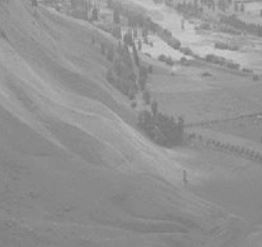
#> input picture 7_Image_Processing/10_Histograms/2_Equilize/vallee.jpg, 262 x 247 px
$ python 2_Manual_Equalization.py
#> lines starting #> are read from the running program, lines starting #| are printed output that depends on the picture
import numpy as np
import cv2 as cv
from matplotlib import pyplot as plt

img = cv.imread('vallee.jpg', 0)
#> img is the input picture: shape (247, 262); min 116, max 204, mean 146.9
hist, bins = np.histogram(img.flatten(), 256, [0, 256])
#> hist = 256 values, max 3811 at index 137, min 0 at index 0, mean 252.8; bins = 257 values from 0 to 256
cdf = hist.cumsum()
#> cdf = 256 values from 0 to 64714
cdf_normalized = cdf * float(hist.max()) / cdf.max()
#> cdf_normalized = 256 values from 0 to 3811
cdf_m = np.ma.masked_equal(cdf,0)
cdf_m = (cdf_m - cdf_m.min())*255/(cdf_m.max()-cdf_m.min())
cdf = np.ma.filled(cdf_m,0).astype('uint8')
#> cdf = 256 values from 0 to 255
img2 = cdf[img]
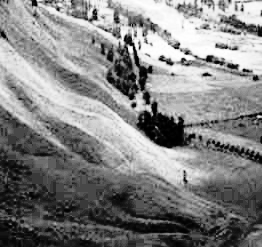
#> img2: shape (247, 262); min 0, max 255, mean 130.4
plt.subplot(221)
plt.plot(cdf_normalized, color='b')
plt.hist(img.flatten(), 256, [0, 256], color='r')
plt.xlim([0, 256])
plt.legend(('cdf', 'histogram'), loc='upper left')
plt.subplot(222)
plt.plot(cdf, hist)
plt.show()
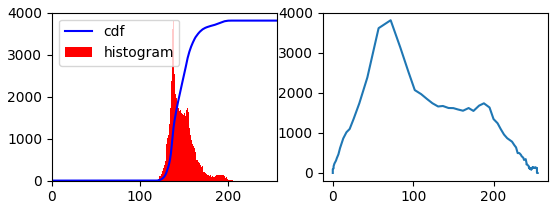
#> figure drawn by matplotlib, 2 panels; panel 1: tallest bar 3811 high, from x = 137 to 138; panel 1: curve peaks at x = 204, y = 3811
cv.imshow('', img2)
cv.waitKey(0)
cv.destroyAllWindows()
